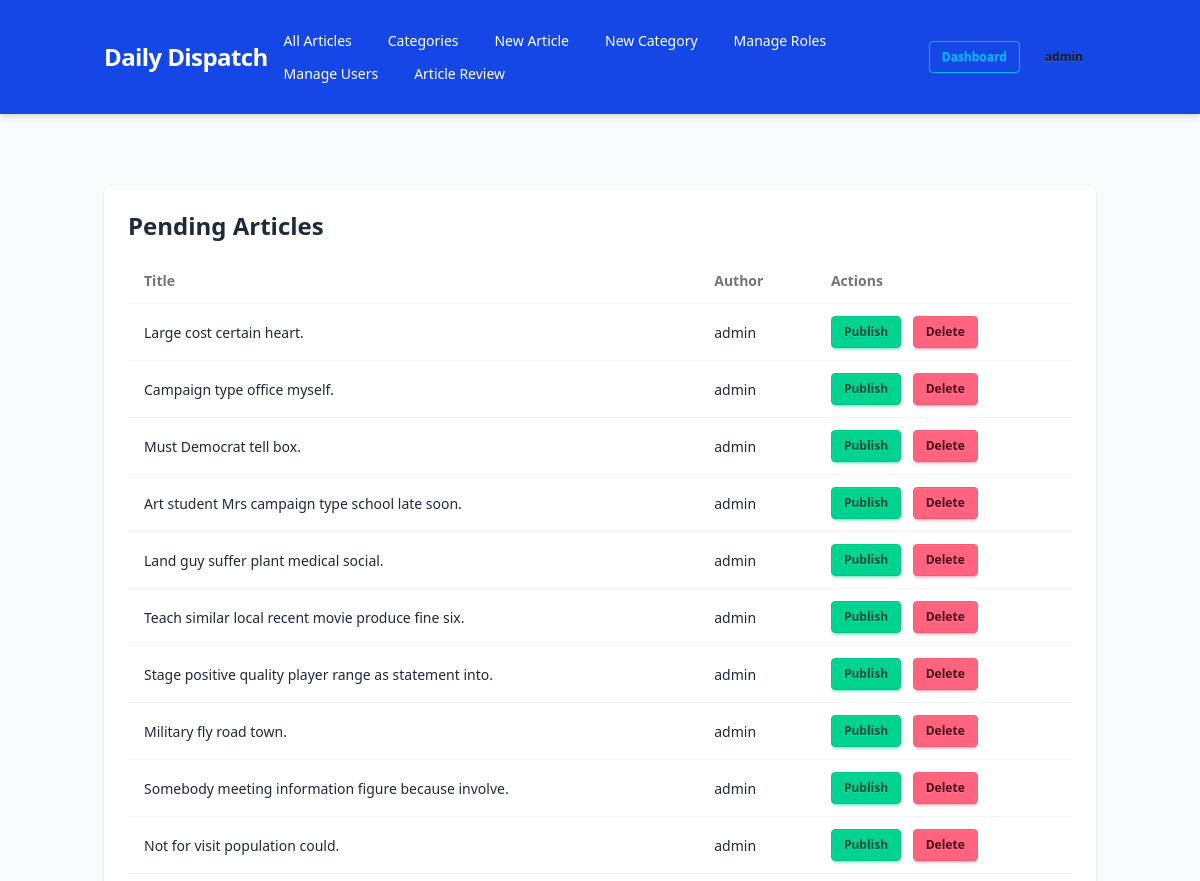
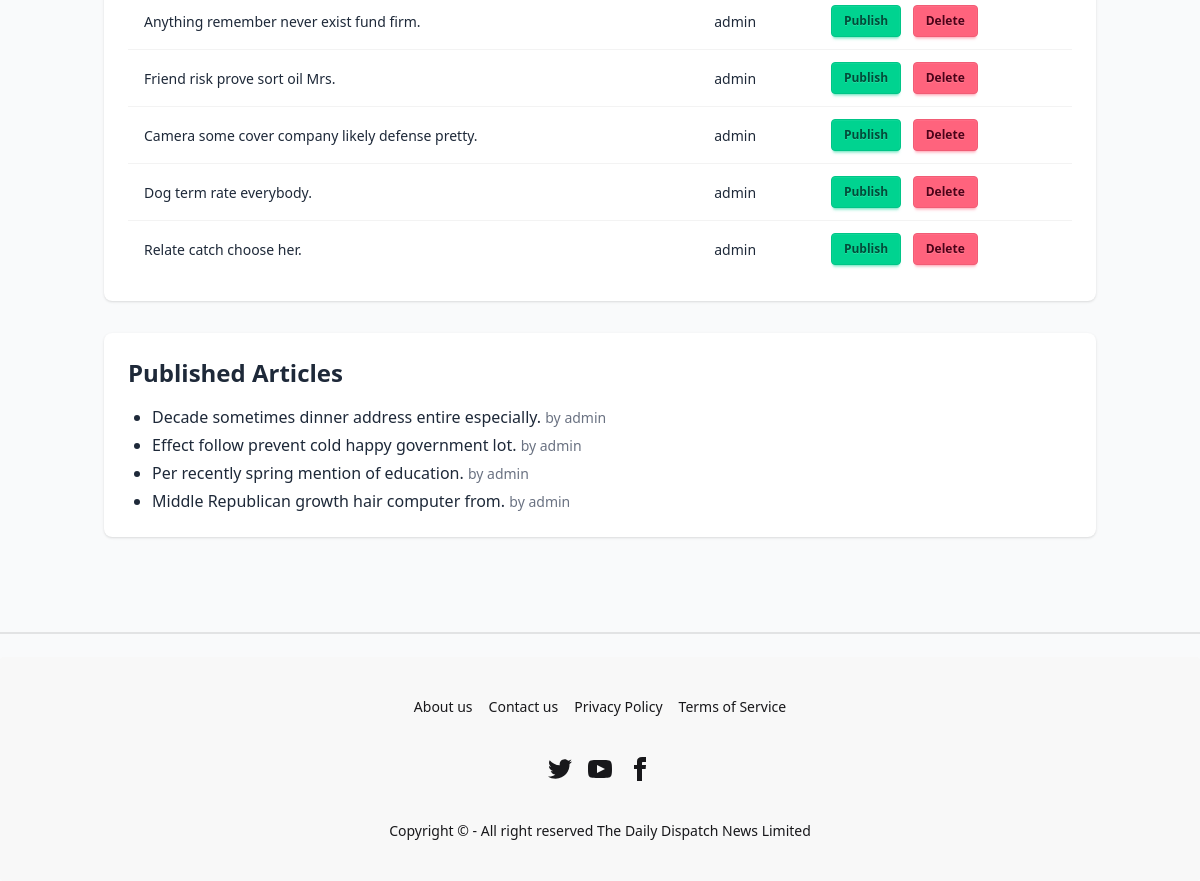
Page /articles/review/ (signed in) on the committed database (2 pictures, top to bottom).
### news/models.py (models this page shows, shortened)
class Article(models.Model):
    STATUS_CHOICES = (
        ("pending", "Pending"),
        ("published", "Published"),
    )
    title = models.CharField(max_length=200)
    slug = models.SlugField(unique=True, blank=True)
    content = models.TextField()
    image = models.ImageField(upload_to="articles/", blank=True, null=True)
    author = models.ForeignKey(User, on_delete=models.CASCADE)
    category = models.ForeignKey(Category, on_delete=models.SET_NULL, null=True, blank=True,  related_name="articles")
    created_at = models.DateTimeField(auto_now_add=True)
    updated_at = models.DateTimeField(auto_now=True)
    status = models.CharField(max_length=20, choices=STATUS_CHOICES, default="pending")

### news/views.py (the view)
# urls.py: path("articles/review/", review_articles, name="review_articles"),
@login_required
@user_passes_test(is_admin_or_editor, login_url='users:no_permission')
def review_articles(request):
    pending_articles = Article.objects.filter(status="pending").select_related('author', 'category').order_by('-created_at')
    published_articles = Article.objects.filter(status="published").select_related('author', 'category').order_by('-created_at')
    return render(request, "articles/review_articles.html", {
        "pending_articles": pending_articles,
        "published_articles": published_articles,
    })

### users/context_processors.py (called while the page is built)
def user_roles(request):
    if request.user.is_authenticated:
        return {
            "is_admin_user": is_admin(request.user),
            "is_editor_user": is_editor(request.user),
            "is_reporter_user": is_reporter(request.user),
        }
    return {
        "is_admin_user": False,
        "is_editor_user": False,
        "is_reporter_user": False,
    }

### users/utils.py (called while the page is built)
def is_admin_or_editor(user):
    return is_admin(user) or is_editor(user)

def is_admin(user):
    return user.is_authenticated and user.groups.filter(name="Admin").exists()

def is_editor(user):
    return user.is_authenticated and user.groups.filter(name="Editor").exists()

def is_reporter(user):
    return user.is_authenticated and user.groups.filter(name="Reporter").exists()

### templates/articles/review_articles.html (shortened to what this page needs)
{% extends "base.html" %}
{% block content %}
<div class="max-w-7xl mx-auto py-10 space-y-8">
  <div class="card shadow bg-base-100 p-6">
    <h2 class="text-2xl font-semibold mb-4">Pending Articles</h2>
    {% if pending_articles %}
    <div class="overflow-x-auto">
      <table class="table w-full">
        <thead>
          <tr>
            <th>Title</th>
            <th>Author</th>
            <th>Actions</th>
          </tr>
        </thead>
        <tbody>
          {% for article in pending_articles %}
          <tr>
            <td>{{ article.title }}</td>
            <td>{{ article.author.username }}</td>
            <td class="space-x-2">
              <a href="{% url 'news:approve_article' article.pk %}" class="btn btn-success btn-sm">Publish</a>
              <form action="{% url 'news:reject_article' article.pk %}" method="post" class="inline">
                <button type="submit" class="btn btn-error btn-sm">Delete</button>
              </form>
            </td>
          </tr>
          {% endfor %}
        </tbody>
      </table>
    </div>
    {% else %}
    <p class="text-gray-500">No pending articles.</p>
    {% endif %}
  </div>
  <div class="card shadow bg-base-100 p-6">
    <h2 class="text-2xl font-semibold mb-4">Published Articles</h2>
    {% if published_articles %}
    <ul class="list-disc pl-6 space-y-1">
      {% for article in published_articles %}
      <li>
        <span class="font-medium">{{ article.title }}</span>
        <span class="text-sm text-gray-500">by {{ article.author.username }}</span>
      </li>
      {% endfor %}
    </ul>
    {% else %}
    <p class="text-gray-500">No published articles yet.</p>
    {% endif %}
  </div>
</div>
{% endblock %}

### templates/base.html (shortened to what this page needs)
{% load static %}
<!DOCTYPE html>
<html lang="en">
<head>
  <link href="https://cdn.jsdelivr.net/npm/daisyui@5" rel="stylesheet" type="text/css" />
  <script src="https://cdn.jsdelivr.net/npm/@tailwindcss/browser@4"></script>
</head>
<body class="bg-gray-50 text-gray-800 font-sans">
  <nav class="bg-blue-700 text-white shadow-md sticky top-0 z-50">
    <div class="container mx-auto flex items-center justify-between p-4">
      <div class="flex-shrink-0">
        <a href="{% url 'news:article_list' %}" class="font-extrabold text-2xl tracking-tight">
          Daily Dispatch
        </a>
      </div>
      {% if user.is_authenticated %}
      <div class="flex-1 flex justify-center">
        <ul class="menu menu-horizontal px-1 hidden lg:flex space-x-3">
          <li><a href="{% url 'news:article_list' %}">All Articles</a></li>
          <li><a href="{% url 'news:category_list' %}">Categories</a></li>
          {% for group in user.groups.all %}
            {% if group.name == "Admin" or user.is_superuser %}
              <li><a href="{% url 'news:create_article' %}">New Article</a></li>
              <li><a href="{% url 'news:create_category' %}">New Category</a></li>
              <li><a href="{% url 'users:group_list' %}">Manage Roles</a></li>
              <li><a href="{% url 'users:user_list' %}">Manage Users</a></li>
              <li><a href="{% url 'news:review_articles' %}">Article Review</a></li>
            {% elif group.name == "Editor" %}
              <li><a href="{% url 'news:create_article' %}">New Article</a></li>
              <li><a href="{% url 'news:create_category' %}">New Category</a></li>
              <li><a href="{% url 'news:review_articles' %}">Article Review</a></li>
            {% elif group.name == "Reporter" %}
              <li><a href="{% url 'news:create_article' %}">New Article</a></li>
            {% endif %}
          {% endfor %}
        </ul>
      </div>
      {% endif %}
      <div class="flex items-center space-x-3">
        {% if user.is_authenticated %}
          {% for group in user.groups.all %}
            {% if group.name == "Admin" %}
              <a href="{% url 'users:admin_dashboard' %}" class="btn btn-sm btn-outline btn-info">Dashboard</a>
            {% elif group.name == "Editor" %}
              <a href="{% url 'users:editor_dashboard' %}" class="btn btn-sm btn-outline btn-info">Dashboard</a>
            {% elif group.name == "Reporter" %}
              <a href="{% url 'users:reporter_dashboard' %}" class="btn btn-sm btn-outline btn-info">Dashboard</a>
            {% endif %}
          {% endfor %}
          <div class="dropdown dropdown-end">
            <label tabindex="0" class="btn btn-sm btn-ghost rounded-btn">{{ user.username }}</label>
          </div>
        {% else %}
          <a href="{% url 'users:login' %}" class="hover:text-gray-200">Login</a>
          <a href="{% url 'users:signup' %}" class="hover:text-gray-200">Signup</a>
        {% endif %}
      </div>
    </div>
  </nav>
  <main class="container mx-auto px-4 py-8">
    {% block content %}{% endblock %}
  </main>
  <div class="flex w-full flex-col">
    <div class="divider"></div>
  </div>
  <footer class="footer footer-horizontal footer-center bg-base-200 text-base-content rounded p-10">
    <nav class="grid grid-flow-col gap-4">
      <a class="link link-hover">About us</a>
      <a class="link link-hover">Contact us</a>
      <a class="link link-hover">Privacy Policy</a>
      <a class="link link-hover">Terms of Service</a>
    </nav>
    <nav>
      <div class="grid grid-flow-col gap-4">
        <a>
        </a>
        <a>
        </a>
        <a>
          <svg
            xmlns="http://www.w3.org/2000/svg"
            width="24"
            height="24"
            viewBox="0 0 24 24"
            class="fill-current">
            <path
              d="M9 8h-3v4h3v12h5v-12h3.642l.358-4h-4v-1.667c0-.955.192-1.333 1.115-1.333h2.885v-5h-3.808c-3.596 0-5.192 1.583-5.192 4.615v3.385z"></path>
          </svg>
        </a>
      </div>
    </nav>
    <aside>
      <p>Copyright © {{ now|date:"Y" }} - All right reserved The Daily Dispatch News Limited</p>
    </aside>
  </footer>
</body>
</html>

### rows in the picture
Article: title "Large cost certain heart.", author.username "admin"
Article: title "Campaign type office myself.", author.username "admin"
Article: title "Must Democrat tell box.", author.username "admin"
Article: title "Art student Mrs campaign type school late soon.", author.username "admin"
Article: title "Land guy suffer plant medical social.", author.username "admin"
Article: title "Teach similar local recent movie produce fine six.", author.username "admin"
Article: title "Stage positive quality player range as statement into.", author.username "admin"
Article: title "Military fly road town.", author.username "admin"
Article: title "Somebody meeting information figure because involve.", author.username "admin"
Article: title "Not for visit population could.", author.username "admin"
Article: title "Anything remember never exist fund firm.", author.username "admin"
Article: title "Friend risk prove sort oil Mrs.", author.username "admin"
Article: title "Camera some cover company likely defense pretty.", author.username "admin"
Article: title "Dog term rate everybody.", author.username "admin"
Article: title "Relate catch choose her.", author.username "admin"
Article: title "Decade sometimes dinner address entire especially.", author.username "admin"
Article: title "Effect follow prevent cold happy government lot.", author.username "admin"
Article: title "Per recently spring mention of education.", author.username "admin"
Article: title "Middle Republican growth hair computer from.", author.username "admin"

### other values in the picture
{{ user.username }} "admin"
